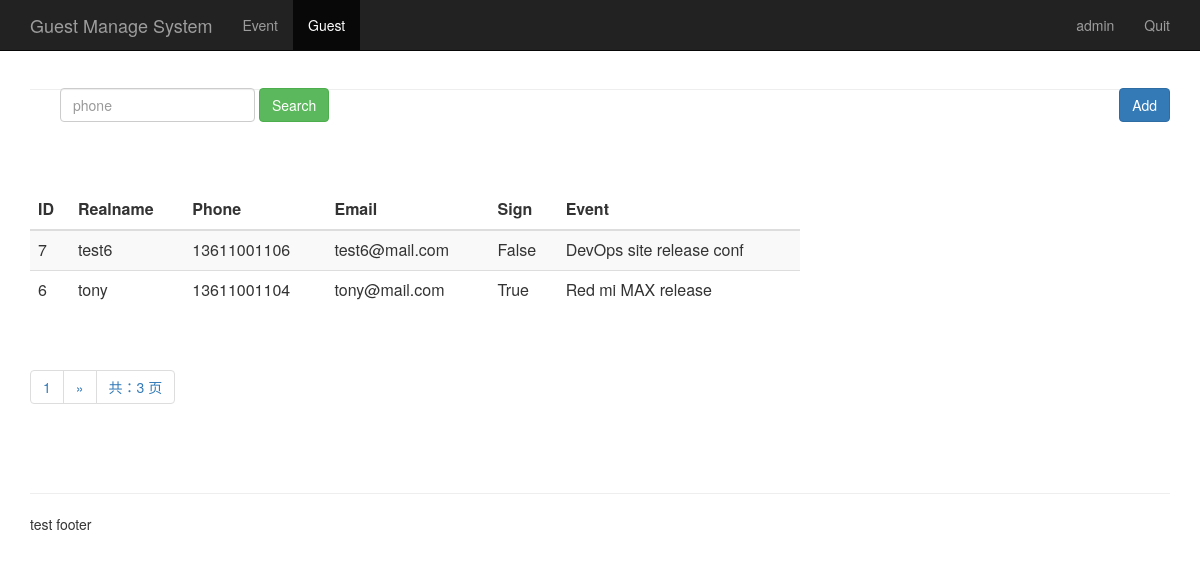
The app's page /guest_manage/ (signed in), older data.
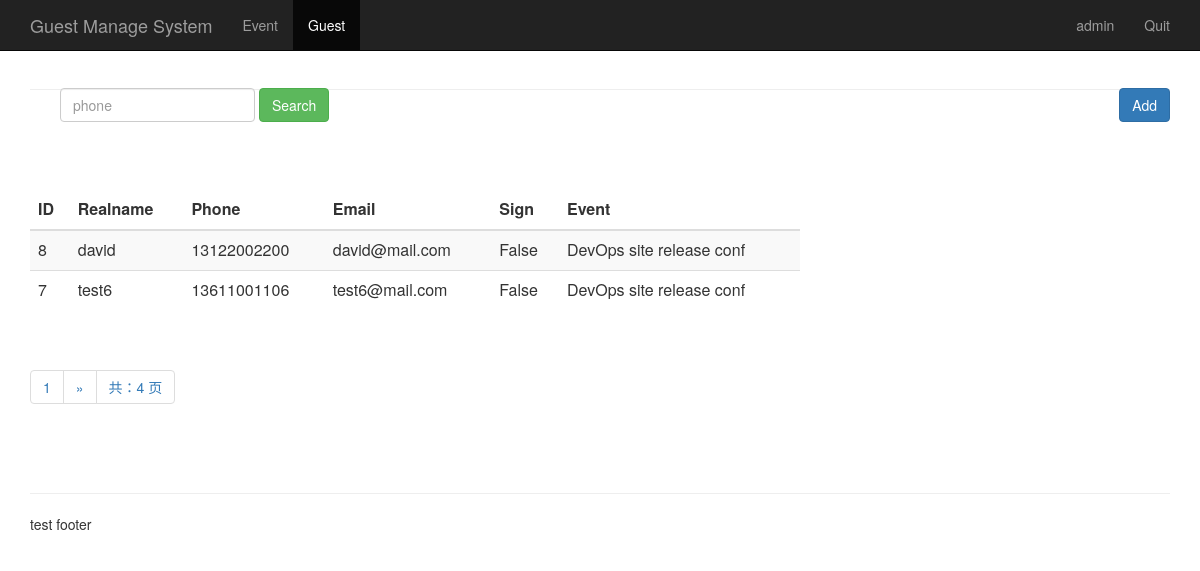
The same page, newer data.
### sign/models.py (models this page shows, shortened)
class Guest(models.Model):
    event = models.ForeignKey(Event,on_delete=models.CASCADE,)
    realname = models.CharField(max_length=64)
    phone = models.CharField(max_length=16)
    email = models.EmailField()
    sign = models.BooleanField()
    create_time = models.DateTimeField(auto_now=True)
    class Meta:
        unique_together = ("event", "phone")
        ordering = ['-id']

class Event(models.Model):
    name = models.CharField(max_length=100)
    limit = models.IntegerField()
    status = models.BooleanField()
    address = models.CharField(max_length=200)
    start_time = models.DateTimeField('events time')
    create_time = models.DateTimeField(auto_now = True)
    def __str__(self):
        return self.name

### sign/views.py (the view)
# urls.py: path('guest_manage/', views.guest_manage),
@login_required
def guest_manage(request):
    username = request.session.get('user', '')
    guest_list = Guest.objects.all()
    paginator = Paginator(guest_list, 2)
    page = request.GET.get('page')
    try:
        contacts = paginator.page(page)
    except PageNotAnInteger:
        contacts = paginator.page(1)
    except EmptyPage:
        contacts = paginator.page(paginator.num_pages)
    return render(request, "guest_manage.html", {"user": username,
                                                 "guests": contacts})

### sign/templates/guest_manage.html (shortened to what this page needs)
{% extends "base.html" %}
{% block content %}
      <nav class="navbar navbar-inverse navbar-fixed-top">
        <div class="container">
          <div class="navbar-header">
            <a class="navbar-brand" href="/guest_manage/">Guest Manage System</a>
          </div>
          <div id="navbar" class="collapse navbar-collapse">
            <ul class="nav navbar-nav">
              <li><a href="/event_manage/">Event</a></li>
              <li class="active"><a href="#about">Guest</a></li>
            </ul>
            <ul class="nav navbar-nav navbar-right">
             <li><a href="#">{{user}}</a></li>
             <li><a href="/logout/">Quit</a></li>
           </ul>
          </div>
        </div>
      </nav>
      <div class="container theme-showcase" role="main">
        <div class="page-header" style="margin-top: 80px;">
          <div id="navbar" class="navbar-collapse collapse" style="float:left;">
            <form class="navbar-form" method="get" action="/search_phone/">
              <div class="form-group">
                <input name="phone" type="text" placeholder="phone" class="form-control">
              </div>
              <button type="submit" class="btn btn-success">Search</button>
            </form>
          </div>
          <div style="float:right;">
            <button type="submit" class="btn btn-primary" onclick="window.location.href='/add_guest/'" style="margin-top: 8px;">Add</button>
          </div>
        </div>
        <div class="row" style="padding-top: 80px">
          <div class="col-md-6" style="width: 800px;">
            <table class="table table-striped">
              <thead>
                <tr>
                  <th>ID</th>
                  <th>Realname</th>
                  <th>Phone</th>
                  <th>Email</th>
                  <th>Sign</th>
                  <th>Event</th>
                </tr>
              </thead>
              <tbody>
                {% for guest in guests %}
                  <tr>
                    <td>{{ guest.id }}</td>
                    <td>{{ guest.realname }}</td>
                    <td>{{ guest.phone }}</td>
                    <td>{{ guest.email }}</td>
                    <td>{{ guest.sign }}</td>
                    <td>{{ guest.event }}</td>
                  </tr>
               {% endfor %}
              </tbody>
            </table>
          </div>
        </div>
      <div class="pagination">
        <span class="step-links">
          <ul class="pagination">
             <li><a href="#">{{ guests.number }}</a></li>
            {% if guests.has_next %}
              {% if phone %}
                <li><a href="?phone={{ phone }}&page={{ guests.next_page_number }}">&raquo;</a></li>
              {% else %}
               <li><a href="?page={{ guests.next_page_number }}">&raquo;</a></li>
              {% endif %}
            {% endif %}
            <li><a href="#">共：{{ guests.paginator.num_pages }} 页</a></li>
          </ul>
        </span>
      </div>
      </div>
{% endblock %}

Row changes from the older to the newer data that the page shows:
no longer on this page (row unchanged): Guest: id "6", realname "tony", phone "13611001104", email "tony@mail.com", sign "True", event "Red mi MAX release"
added Guest: id "8", realname "david", phone "13122002200", email "david@mail.com", sign "False", event "DevOps site release conf"
Text that changed along with them:
{{ guests.paginator.num_pages }}: "3" → "4"
